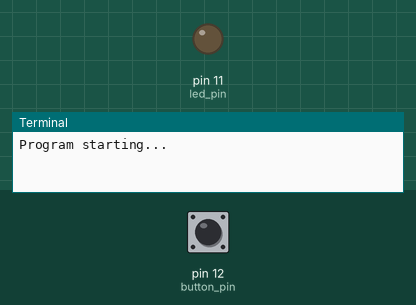
Recording of a program running on a simulated Raspberry Pi (header pin numbers). Parts: output pins drawn as LEDs (lit = HIGH), the last lines printed to the terminal. Inputs (shaded band) come from the test bench; at power-on: pin 12 (button_pin) HIGH.

Above: at 1.2 s.
1.3 s: pin 12 (button_pin) pulled LOW for 0.15 s
At 2.0 s:
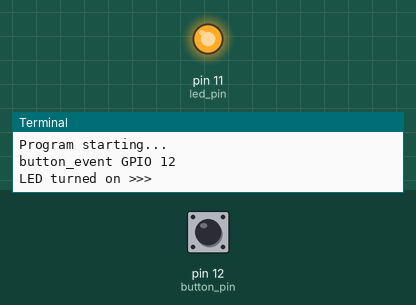
2.9 s: pin 12 (button_pin) pulled LOW for 1 s
At 3.2 s:
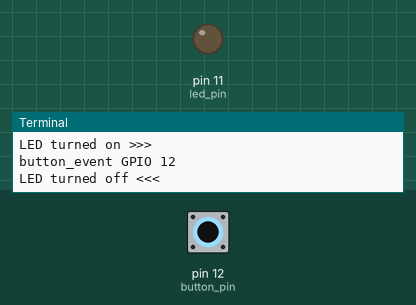
5.4 s: pin 12 (button_pin) pulled LOW for 3.2 s
At 6.3 s:
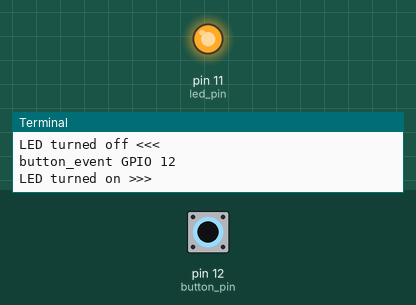
Timing chart, 0 to 8.4 s (numbered marks = the images above; inputs shaded):
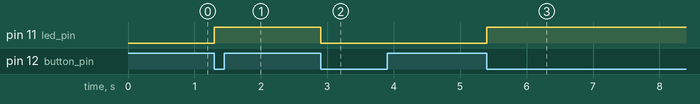

The program:

toggleLED.py
```python
import RPi.GPIO as GPIO

led_pin = 11
button_pin = 12
led_state = False

def setup():
    GPIO.setmode(GPIO.BOARD)
    GPIO.setup(led_pin, GPIO.OUT)
    GPIO.setup(button_pin, GPIO.IN, pull_up_down=GPIO.PUD_UP)

def button_event(channel): # This will be executed when button is pressed
    global led_state
    print(f'button_event GPIO {channel}')
    led_state = not led_state
    if led_state:
        print('LED turned on >>>')
    else:
        print('LED turned off <<<')
    GPIO.output(led_pin, led_state)

def loop():
    GPIO.add_event_detect(button_pin, GPIO.FALLING, callback=button_event, bouncetime=300)
    while True:
        pass

def destroy():
    GPIO.cleanup()

if __name__ == '__main__':
    print ('Program starting...')
    setup()
    try:
        loop()
    except KeyboardInterrupt:
        destroy()
```

Measured:
- after the input at 1.3 s, pin 11 (led_pin): LOW → HIGH at once
- after the input at 2.9 s, pin 11 (led_pin): HIGH → LOW at once
- after the input at 5.4 s, pin 11 (led_pin): LOW → HIGH at once
